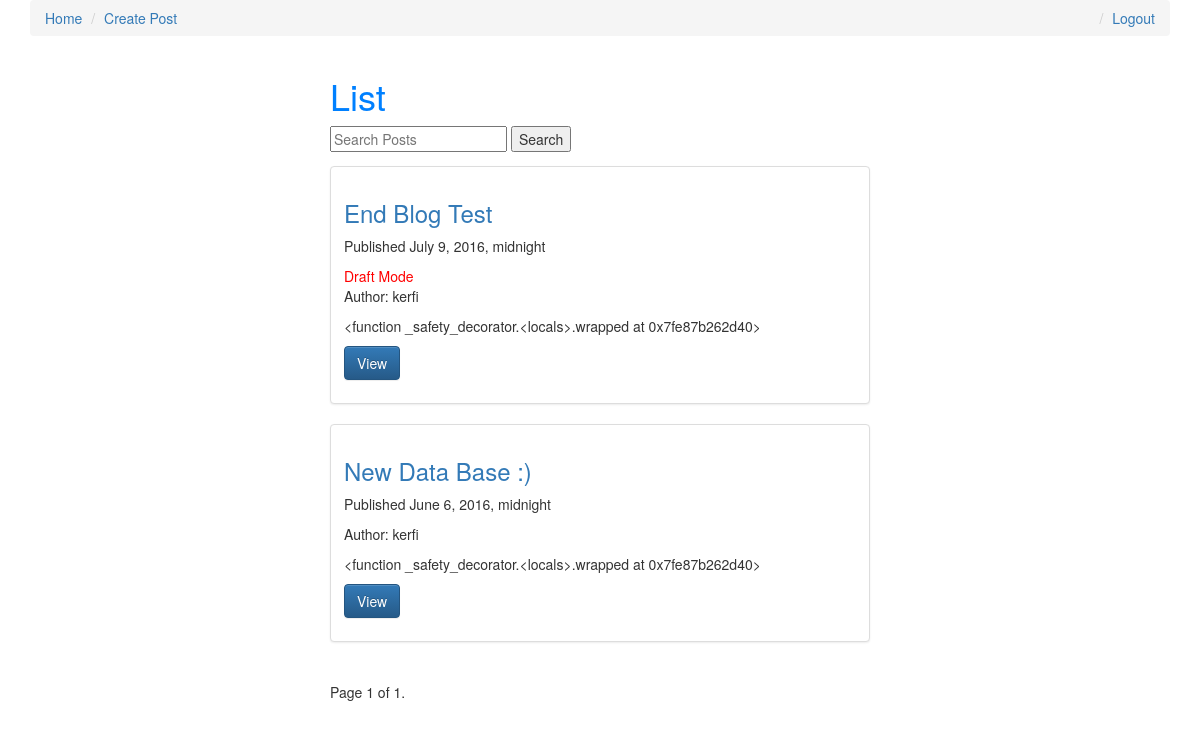
The app's page / (signed in) with its own data.
### posts/models.py (models this page shows, shortened)
class Post(models.Model):
    user = models.ForeignKey(settings.AUTH_USER_MODEL, default=1)
    title = models.CharField(max_length=120)
    slug = models.SlugField(unique=True)
    image = models.ImageField(upload_to=upload_location,
                              null=True, blank=True,
                              height_field='height_field',
                              width_field='width_field')
    height_field = models.IntegerField(default=0)
    width_field = models.IntegerField(default=0)
    content = models.TextField()
    draft = models.BooleanField(default=False)
    publish = models.DateTimeField(auto_now=False, auto_now_add=False)
    read_time = models.IntegerField(default=0)
    updated = models.DateTimeField(auto_now=True, auto_now_add=False)
    timestamp = models.DateTimeField(auto_now=False, auto_now_add=True)
    def get_absolute_url(self):
        return reverse('detail', kwargs={'slug': self.slug})
    class Meta:
        ordering = ['-timestamp', '-updated']
    def get_markdown(self):  # get_html - much better to create api than working with template_tags
        content = self.content
        markdown_text = markdown(content)
        return mark_safe(markdown_text)

### posts/views.py (the view)
# urls.py: url(r'^$', post_list, name='list'),
def post_list(request):
    today = timezone.now()
    queryset_list = Post.objects.all()  # .order_by('-timestamp')
    if not request.user.is_staff or not request.user.is_superuser:
        queryset_list = Post.objects.filter(publish__lte=timezone.now()).filter(draft=False)
    new_query = request.GET.get('q')
    if new_query:
        queryset_list = Post.objects.filter(
            Q(title__icontains=new_query) |
            Q(content__icontains=new_query)
        )
    paginator = Paginator(queryset_list, 10)  # Show 10 contacts per page
    page_request_var = 'page'
    page = request.GET.get('page')
    try:
        queryset = paginator.page(page)
    except PageNotAnInteger:
        queryset = paginator.page(1)
    except EmptyPage:
        queryset = paginator.page(paginator.num_pages)
    context = {
        'object_list': queryset,  # 'nazwa' jest queryset'em O.o
        'title': 'List',  # 'title': 'Nasza_nazwa'
        'page_request_var': page_request_var,
        'today': today,
    }
    return render(request, "posts/post_list.html", context)

### posts/templates/posts/post_list.html (shortened to what this page needs)
{% extends 'posts/base.html' %}
{% block content %}
<div class="col-sm-6 col-sm-offset-3">
<h1>{{ title }}</h1>
<form method="GET" action="">
    <input type="text" name="q" placeholder="Search Posts" value="{{ request.GET.q }}" />
    <input type="submit" value="Search" />
</form>
{% for omg in object_list %}
<div class="row">
  <div class="col-sm-12">
    <div class="thumbnail">
      <div class="caption post-detail-item">
      <h3><a href="{{ omg.get_absolute_url }}">{{ omg.title }}</a><br/></h3>
          <p>Published {{ omg.publish }}</p>
        {% if omg.draft %}<span style="color:red">Draft Mode</span><br/>{% endif %}
        {% if omg.user %}<p>Author: {{ omg.user }}</p>{% endif %}
        <p class="">{{ omg.get_markdown|truncatechars_html:120 }}</p>
        <p><a href="{{ omg.get_absolute_url }}" class="btn btn-primary" role="button">View</a></p>
      </div>
    </div>
  </div>
</div>
{% endfor %}
<div class="pagination">
    <span class="step-links">
        <span class="current">
            Page {{ object_list.number }} of {{ object_list.paginator.num_pages }}.
        </span>
    </span>
</div>
</div>
{% endblock content %}

### posts/templates/posts/base.html (shortened to what this page needs)
{% load staticfiles %}
<html>
<head>
    <link rel="stylesheet" href="https://maxcdn.bootstrapcdn.com/bootstrap/3.3.6/css/bootstrap.min.css">
    <link rel="stylesheet" href="https://maxcdn.bootstrapcdn.com/bootstrap/3.3.6/css/bootstrap-theme.min.css">
    <link rel="stylesheet" href="{% static 'css/base.css'  %}" />
</head>
<body>
    <div class='container'>
        <ol class="breadcrumb">
            <li><a href="{% url 'list' %}">Home</a></li>
            {% if request.user.is_superuser %}
            <li><a href="{% url 'post_create' %}">Create Post</a></li>
            {% endif %}
            {% if not request.user.is_authenticated %}
            <li class="pull-right"><a href="{% url 'register' %}">Register</a></li>
            <li class="pull-right"><a href="{% url 'login' %}">Login</a></li>
            {% else %}
            <li class="pull-right"><a href="{% url 'logout' %}">Logout</a></li>
            {% endif %}
        </ol>
        {% block content %}{% endblock content %}
    </div>
</body>
</html>

### static/css/base.css (style rules this page uses)
h1 { color: #0080ff; }

### records on screen
Post: title "End Blog Test", publish "July 9, 2016, midnight", draft "Draft Mode", user "kerfi", get_markdown "<function _safety_decorator.<locals>.wrapped at 0x7fe87b262d40>"
Post: title "New Data Base :)", publish "June 6, 2016, midnight", user "kerfi", get_markdown "<function _safety_decorator.<locals>.wrapped at 0x7fe87b262d40>"

### other values on screen
{{ title }} "List"
{{ object_list.number }} "1"
{{ object_list.paginator.num_pages }} "1"
